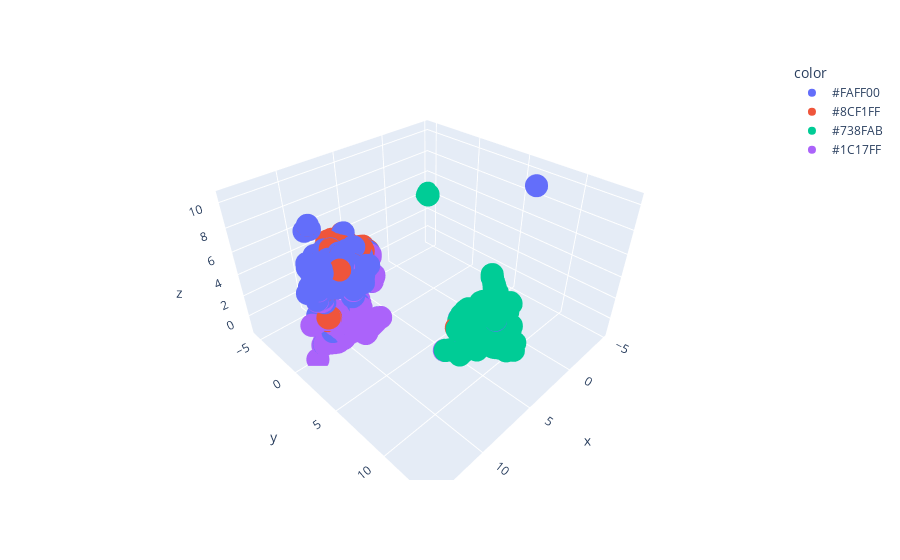

The code cell stored with this chart in its notebook:
### Markdown cell above
Using labels to train the model, a n_neighbors of 3 to 5 seem to perform best, we can increase the number of dimensions up to 3D and test a few more parameters, one of the strongest splits seems to be using n_neighbors=3 and min_dist=0.05.

### Code cell
import plotly.express as px

fit = umap.UMAP(n_neighbors=3, n_components=3, min_dist=0.05)
u = fit.fit_transform(embeds)

fig = px.scatter_3d(
    x=u[:,0], y=u[:,1], z=u[:,2],
    color=colors,
    custom_data=[data['sub'][:n], data['title'][:n]]
)
fig.update_traces(
    hovertemplate="<br>".join([
        "sub: %{customdata[1]}",
        "title: %{customdata[0]}"
    ])
)

### Figure 1 — Plotly figure (JSON) as saved in the notebook; plotly's stock layout.template omitted (floating-point values rounded to 4 significant figures; data arrays with more than 128 entries replaced by an {"elided": "..."} marker saying what was removed)
{"data": [{"customdata": {"elided": "804x2 str values"}, "hovertemplate": "sub: %{customdata[1]}<br>title: %{customdata[0]}", "legendgroup": "#FAFF00", "marker": {"color": "#636efa", "symbol": "circle"}, "mode": "markers", "name": "#FAFF00", "scene": "scene", "showlegend": true, "type": "scatter3d", "x": {"elided": "804 float values"}, "y": {"elided": "804 float values"}, "z": {"elided": "804 float values"}}, {"customdata": {"elided": "757x2 str values"}, "hovertemplate": "sub: %{customdata[1]}<br>title: %{customdata[0]}", "legendgroup": "#8CF1FF", "marker": {"color": "#EF553B", "symbol": "circle"}, "mode": "markers", "name": "#8CF1FF", "scene": "scene", "showlegend": true, "type": "scatter3d", "x": {"elided": "757 float values"}, "y": {"elided": "757 float values"}, "z": {"elided": "757 float values"}}, {"customdata": {"elided": "947x2 str values"}, "hovertemplate": "sub: %{customdata[1]}<br>title: %{customdata[0]}", "legendgroup": "#738FAB", "marker": {"color": "#00cc96", "symbol": "circle"}, "mode": "markers", "name": "#738FAB", "scene": "scene", "showlegend": true, "type": "scatter3d", "x": {"elided": "947 float values"}, "y": {"elided": "947 float values"}, "z": {"elided": "947 float values"}}, {"customdata": {"elided": "610x2 str values"}, "hovertemplate": "sub: %{customdata[1]}<br>title: %{customdata[0]}", "legendgroup": "#1C17FF", "marker": {"color": "#ab63fa", "symbol": "circle"}, "mode": "markers", "name": "#1C17FF", "scene": "scene", "showlegend": true, "type": "scatter3d", "x": {"elided": "610 float values"}, "y": {"elided": "610 float values"}, "z": {"elided": "610 float values"}}], "layout": {"legend": {"title": {"text": "color"}, "tracegroupgap": 0}, "margin": {"t": 60}, "scene": {"domain": {"x": [0, 1], "y": [0, 1]}, "xaxis": {"title": {"text": "x"}}, "yaxis": {"title": {"text": "y"}}, "zaxis": {"title": {"text": "z"}}}}}
